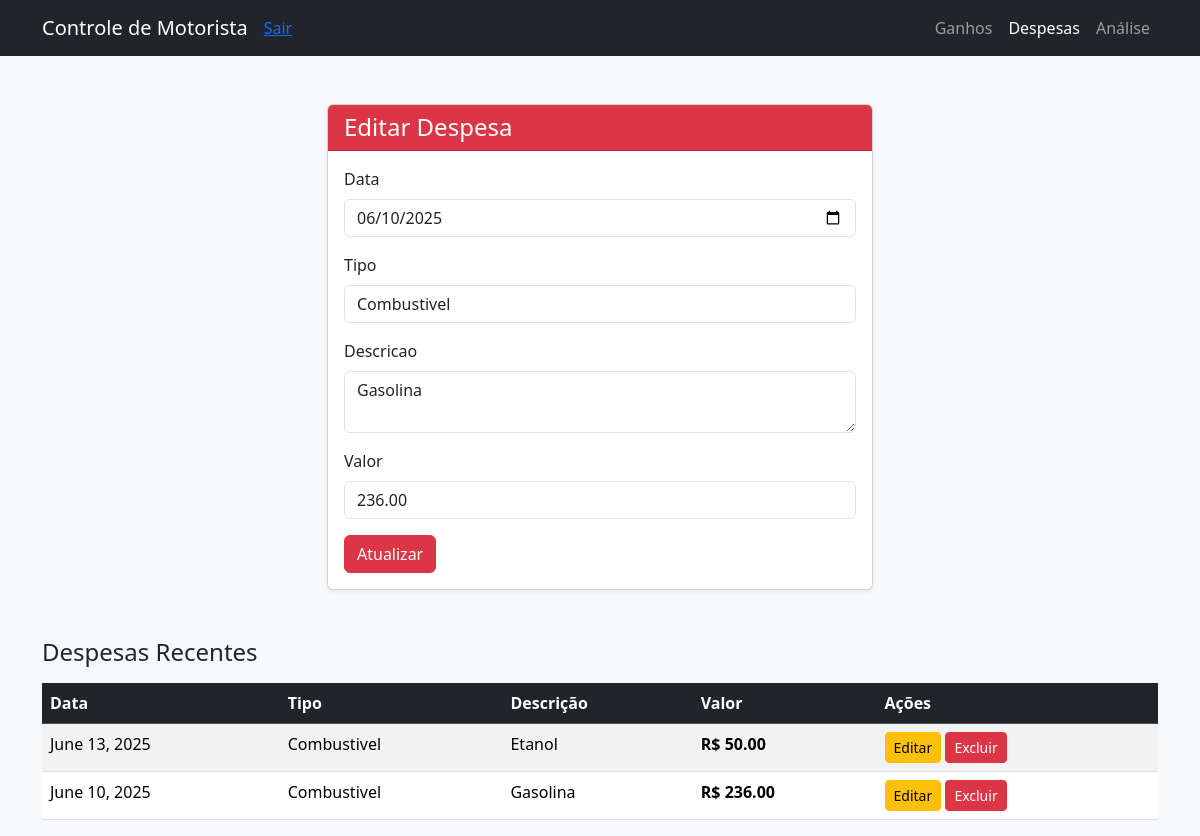
Screenshot of /despesas/editar/1/ (signed in) with the database file from the repository.
### registros/models.py (models this page shows, shortened)
class Despesa(models.Model):
    data = models.DateField()
    tipo = models.CharField(max_length=50)
    descricao = models.TextField(blank=True)
    valor = models.DecimalField(max_digits=10, decimal_places=2)
    user = models.ForeignKey(User, on_delete=models.CASCADE)

### registros/views.py (the view)
# urls.py: path('despesas/editar/<int:pk>/', views.editar_despesa, name='editar_despesa'),
@login_required
def editar_despesa(request, pk):
    despesa = get_object_or_404(Despesa, pk=pk, user=request.user)
    if request.method == 'POST':
        form = DespesaForm(request.POST, instance=despesa)
        if form.is_valid():
            form.save()
            return redirect('registrar_despesa')
    else:
        form = DespesaForm(instance=despesa)
    despesas = Despesa.objects.filter(user=request.user).order_by('-data')
    return render(request, 'registros/despesas.html', {
        'form': form,
        'despesas': despesas,
        'editando': True,
        'despesa_id': pk
    })

### registros/forms.py
class DespesaForm(forms.ModelForm):
    class Meta:
        model = Despesa
        fields = ['data', 'tipo', 'descricao', 'valor']
        widgets = {
            'data': forms.DateInput(attrs={'type': 'date', 'class': 'form-control'}),
            'tipo': forms.TextInput(attrs={'class': 'form-control'}),
            'descricao': forms.Textarea(attrs={'class': 'form-control', 'rows': 2}),
            'valor': forms.NumberInput(attrs={'class': 'form-control'}),
        }

### registros/templates/registros/despesas.html (shortened to what this page needs)
<!DOCTYPE html>
<html lang="pt-br">
<head>
    <link href="https://cdn.jsdelivr.net/npm/bootstrap@5.3.2/dist/css/bootstrap.min.css" rel="stylesheet">
</head>
<body class="bg-light">
<nav class="navbar navbar-expand-lg navbar-dark bg-dark mb-4">
  <div class="container">
    <a class="navbar-brand" href="#">Controle de Motorista</a>
    <div class="collapse navbar-collapse">
        <a href="{% url 'logout' %}">Sair</a>
      <ul class="navbar-nav ms-auto">
        <li class="nav-item"><a class="nav-link" href="{% url 'registrar_ganho' %}">Ganhos</a></li>
        <li class="nav-item"><a class="nav-link active" href="#">Despesas</a></li>
        <li class="nav-item"><a class="nav-link" href="{% url 'analise_faturamento' %}">Análise</a></li>
      </ul>
    </div>
  </div>
</nav>
    <div class="container mt-5">
        <div class="row justify-content-center">
            <div class="col-md-6">
                <div class="card shadow-sm">
                    <div class="card-header bg-danger text-white">
                        <h4 class="mb-0">
                            {% if editando %}Editar Despesa{% else %}Registrar Despesa{% endif %}
                        </h4>
                    </div>
                    <div class="card-body">
                        <form method="post">
                            {% for field in form %}
                                <div class="mb-3">
                                    <label class="form-label">{{ field.label }}</label>
                                    {{ field }}
                                </div>
                            {% endfor %}
                            <button type="submit" class="btn btn-danger">
                                {% if editando %}Atualizar{% else %}Salvar Despesa{% endif %}
                            </button>
                        </form>
                    </div>
                </div>
            </div>
        </div>
        {% if despesas %}
        <div class="mt-5">
            <h4>Despesas Recentes</h4>
            <table class="table table-striped table-hover mt-3">
                <thead class="table-dark">
                    <tr>
                        <th>Data</th>
                        <th>Tipo</th>
                        <th>Descrição</th>
                        <th>Valor</th>
                        <th>Ações</th>
                    </tr>
                </thead>
                <tbody>
                    {% for despesa in despesas %}
                    <tr>
                        <td>{{ despesa.data }}</td>
                        <td>{{ despesa.tipo }}</td>
                        <td>{{ despesa.descricao }}</td>
                        <td><strong>R$ {{ despesa.valor }}</strong></td>
                        <td>
                            <a href="{% url 'editar_despesa' despesa.pk %}" class="btn btn-sm btn-warning">Editar</a>
                            <a href="{% url 'excluir_despesa' despesa.pk %}" class="btn btn-sm btn-danger"
                               onclick="return confirm('Deseja excluir esta despesa?');">Excluir</a>
                        </td>
                    </tr>
                    {% endfor %}
                </tbody>
            </table>
        </div>
        {% endif %}
    </div>
</body>
</html>

### rows the page displays
Despesa: form "06/10/2025" "Combustivel" "Gasolina" "236.00", data "June 10, 2025", tipo "Combustivel", descricao "Gasolina", valor "236.00"
Despesa: data "June 13, 2025", tipo "Combustivel", descricao "Etanol", valor "50.00"

### other values shown
{{ field.label }} "Data" "Tipo" "Descricao" "Valor"
